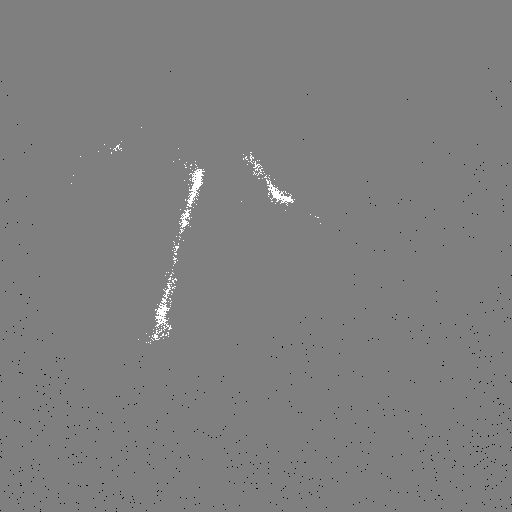
#> input picture RFP sequence/RFP sequence_002.tif, 512 x 512 px; its folder holds 4 pictures in this run
$ jupyter execute --allow-errors main.ipynb   (shell and % lines are left out)
#> lines starting #> are read from the running program, lines starting #| are printed output that depends on the picture
Import packages

[cell 1]
import numpy as np
import scipy.signal as signal
import matplotlib.pyplot as plt
import cv2
import glob
import scipy
from scipy import ndimage

Help functions

[cell 2]
# gaussian kernel
def Gauss_kernel(sigma=1):
    h1 = 5
    h2 = 5
    x, y = np.mgrid[0:h1, 0:h2]
    x = x-h1/2
    y = y-h2/2
    g = np.exp(-(x**2 + y**2) / (2*sigma**2))
    return g / g.sum()


# divergence
def div(sx, sy):
    nx, junk = np.gradient(sx)
    junk, ny = np.gradient(sy)
    return nx+ny


# zeros crossing
def zerocrossing(contour):
    out = list()
    for i in range(np.shape(contour)[0]-1):
        for j in range(np.shape(contour)[1]-1):
            if (contour[i, j] > 0) and ((contour[i-1, j]*contour[i+1, j] < 0) or (contour[i, j-1]*contour[i, j+1] < 0)):
                out.append([i, j])
    out = np.asarray(out)
    return out


# delete duplicates from list
def unique(iner):
    output = list()
    for i in iner:
        if i not in output:
            output.append(i)
    return output


# define pixel intensity threshold based on cut-off threshold or ratio threshold
def thresholding(pic, expert, value):
    if expert == 0:
        threshold = value
    elif expert == 1:
        img = pic.flatten()
        img = np.sort(img)
        threshold = img[int(len(img)*value)]
    return threshold


# decide whether use y=kx+b or x=ky+b by performing least square
def lineardecision(x, y):
    p1 = np.polyfit(x, y, 1)
    _y = np.polyval(p1, x)
    error1 = np.sum((y-_y)**2)
    p2 = np.polyfit(y, x, 1)
    _x = np.polyval(p2, y)
    error2 = np.sum((x-_x)**2)
    if error1 <= error2:
        flag = 1
        return [flag, p1]
    else:
        flag = 2
        return [flag, p2]


# level-set method function
def levelset(dt, I, box, max_iter, flag):
    c0 = 5*flag
    row, col = I.shape
    phi = c0 * np.ones((row, col))
    phi[box > 0] = -c0
    area_record = list()
    phi_record = list()

    # calculate edge indicator g
    G = Gauss_kernel()
    conv = signal.convolve(I, G, mode='same')
    Ix, Iy = np.gradient(conv)
    g = 1 / (1 + Ix ** 2 + Iy ** 2)
    gx, gy = np.gradient(g)

    # level-set evolution
    for i in range(max_iter):
        # gradient of phi
        gradphix, gradphiy = np.gradient(phi)
        # magnitude of gradient of phi
        absgradphi = np.sqrt(gradphix ** 2 + gradphiy ** 2)

        part1 = g * div(gradphix, gradphiy)
        part2 = gx * gradphix + gy * gradphiy
        part3 = g * absgradphi
        L = part1 + part2 + part3
        phi = phi + dt * L
        if (i % 10 == 0):
            area_record.append(np.sum(phi > 0))
            phi_record.append(phi)

    area_record = np.asarray(area_record)
    da = (area_record[1:] - area_record[:-1]) / area_record[:-1]
    ind = np.max(np.argpartition(da, 5)[:5])
    phi = phi_record[ind]
    phi[phi >= 0] = 0
    phi[phi < 0] = -1
    label, num_features = ndimage.label(phi)
    result = list()
    for i in range(1, num_features + 1):
        temp = np.sum(label == i)
        result.append(temp)

    n = np.argmax(result) + 1
    label[label == n] = -1
    label[label >= 0] = 1

    return label

Image preprocessing

[cell 3]
# read images
filenames = glob.glob('RFP sequence/*.tif')
filenames.sort()

# pick slice
n = 1
I = plt.imread(filenames[n])
#> I is the input picture: shape (512, 512) uint16; min 2009, max 2419, mean 2131.2
plt.imshow(I, 'gray')

# preprocessing
I = I / np.max(I) * 255
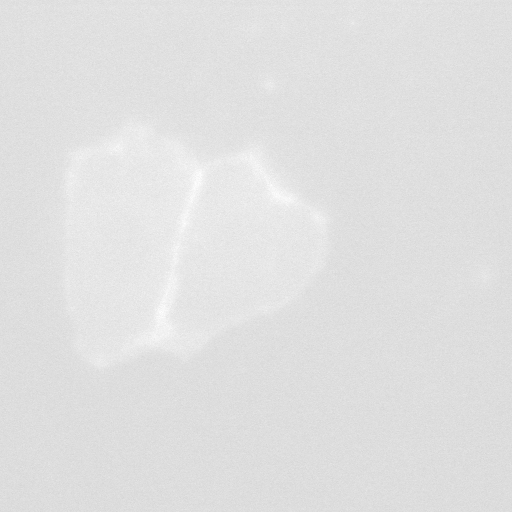
#> I: shape (512, 512) float64; min 211.8, max 255, mean 224.7
I2 = np.copy(I)
I[I < (np.min(I)/0.917)] = 0
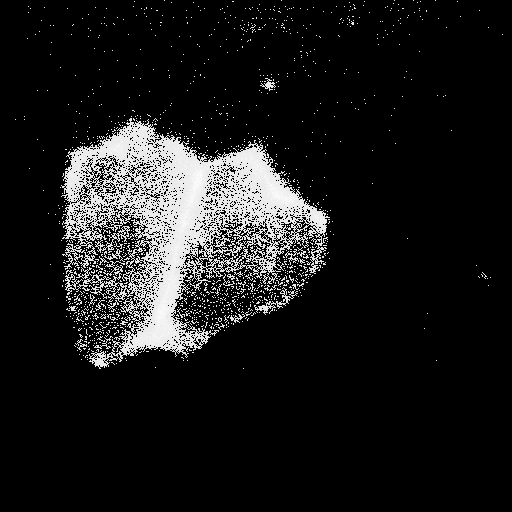
#> I: shape (512, 512) float64; min 0, max 255, mean 26.7
G = Gauss_kernel()
I = signal.convolve(I, G, mode='same')
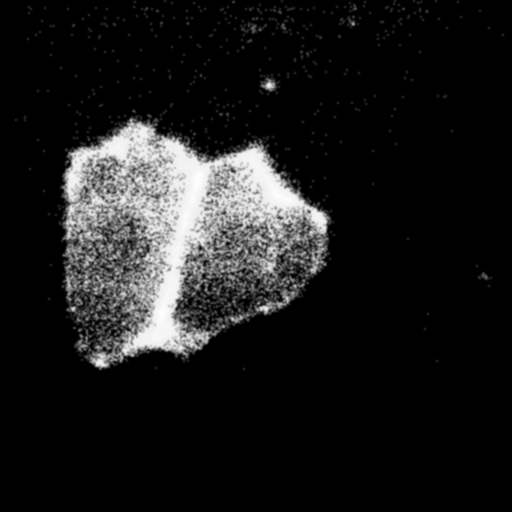
#> I: shape (512, 512) float64; min -1.28e-13, max 250.5, mean 26.7; drawn with min black and max white
plt.figure()
plt.imshow(I, 'gray')
plt.show()
np.save('middle-act/preprocessing.npy', I)
np.save('middle-act/sample.npy', I2)

The gameboard here is to manually initialize the starting box
in order to avoid the noise which cannot be removed automatically

[cell 4]

class board:
    def __init__(self, image):
        self.flag = 0
        self.image = image
        self.plist = list()
        self.fig = plt.figure()
        plt.imshow(image, cmap='bone')
        self.fig.canvas.mpl_connect('button_press_event', self.onpress)
        self.fig.canvas.mpl_connect('button_release_event', self.onrelease)
        self.fig.canvas.mpl_connect('motion_notify_event', self.onmotion)

    def onpress(self, event):
        if (event.button == 1):
            self.flag = 1
        if (event.button == 3):
            self.flag = 2

    def onrelease(self, event):
        self.flag = 0

    def onmotion(self, event):
        if self.flag == 1:
            self.plist.append([int(event.xdata), int(event.ydata)])
            self.update()

        if self.flag == 2:
            try:
                self.plist.remove([int(event.xdata), int(event.ydata)])
                self.update()
            except:
                pass

    def getpoint(self):
        return self.plist

    def update(self):
        plt.cla()
        plt.xticks(range(0, 1000, 50))
        plt.yticks(range(0, 1000, 50))
        plt.imshow(self.image, cmap='bone')
        tx = [i[0] for i in self.plist]
        ty = [i[1] for i in self.plist]
        plt.plot(tx, ty, 'ro')
        self.fig.canvas.draw()

I = np.load('middle-act/preprocessing.npy')
TEST = board(I)
plt.show()
point = TEST.getpoint()

[cell 5]

point = np.asarray(point)
mask = np.zeros(I.shape)
#> (the rest of this cell did not finish here and is left out)

Boundary detection of the cluster

[cell 6]
I = np.load('middle-act/preprocessing.npy')
box = np.load('middle-act/gameboard.npy')
#> (reads middle-act/gameboard.npy from the repository)

# level-set evolution
label = levelset(1, I, box, 300, 1)
plt.imshow(I, 'gray')
plt.contour(label, 0, colors='r', linewidths=2)
plt.show()
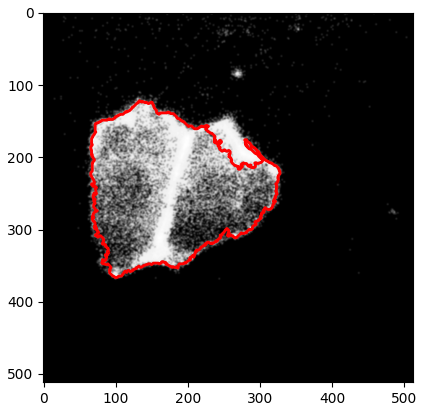
#> figure drawn by matplotlib, 1 panel
np.save('middle-act/level_set.npy', label)

New method of dividing the cluster into two cells

[cell 7]
label = np.load('middle-act/level_set.npy')
I = np.load('middle-act/sample.npy')
I2 = np.copy(I)
I[label > 0] = 0
xo, yo = np.where(I > 0)

# rescale
need = I[I > 0]
nmax = max(need)
nmin = min(need)
distance = 180
for j in range(len(I)):
    for k in range(len(I)):
        if I[j, k] > 0:
            I[j, k] = I[j, k]*(distance/(nmax-nmin)) + 255 - (distance*nmax)/(nmax-nmin)

zc = zerocrossing(label)

# Sobel edge detection
I[I < 170] = 0
dx = ndimage.sobel(I, 0)  # horizontal derivative
dy = ndimage.sobel(I, 1)  # vertical derivative
new = np.hypot(dx, dy)  # magnitude
label2, num_features = scipy.ndimage.label(new)
for i in range(1, num_features + 1):
    temp = np.sum(label2 == i)
    if temp >= 10:
        label2[label2 == i] = -1

label2[label2 >= 0] = 1
xn, yn = np.where(label2 < 0)

# acquire points far from the zero-crossing points
index = []
for j in range(len(xn)):
    if np.min(np.sqrt((yn[j]-zc[:, 1])**2 + (xn[j]-zc[:, 0])**2)) > 25:
        index.append([xn[j], yn[j]])

index = unique(index)
index = np.asarray(index)
blank = np.zeros((np.shape(I)))
blank[index[:, 0], index[:, 1]] = 1
label2, num_features = ndimage.label(blank)
for i in range(1, num_features + 1):
    temp = np.sum(label2 == i)
    if temp >= 20:
        label2[label2 == i] = -1

label2[label2 >= 0] = 1
xb, yb = np.where(label2 < 0)

# linear regression
[flag, p] = lineardecision(xb, yb)
swing = []
if flag == 1:
    for j in range(len(xo)):
        if np.abs(np.polyval(p, xo[j])-yo[j]) < 1:
            swing.append([xo[j], yo[j]])
else:
    for j in range(len(yo)):
        if np.abs(np.polyval(p, yo[j])-xo[j]) < 1:
            swing.append([xo[j], yo[j]])

swing = unique(swing)
swing = np.asarray(swing)

# which side of the line are you in?
liberal = []
republican = []
for i, j in enumerate(zc):
    if flag == 1:
        if np.polyval(p, j[0])-j[1] > 0:
            liberal.append(j)
        else:
            republican.append(j)
    else:
        if np.polyval(p, j[1])-j[0] > 0:
            liberal.append(j)
        else:
            republican.append(j)

liberal = np.asarray(liberal)
republican = np.asarray(republican)
blue = np.concatenate((liberal, swing))
red = np.concatenate((republican, swing))
Hillary = [np.mean(blue[:, 0]), np.mean(blue[:, 1])]
Donald = [np.mean(red[:, 0]), np.mean(red[:, 1])]
plt.imshow(I2, 'gray')
if flag == 1:
    plt.plot(np.polyval(p, xo), xo, '.y')
else:
    plt.plot(yo, np.polyval(p, yo), '.y')

plt.plot(liberal[:, 1], liberal[:, 0], '.b')
plt.plot(republican[:, 1], republican[:, 0], '.r')
plt.plot(Hillary[1], Hillary[0], 'ob')
plt.plot(Donald[1], Donald[0], 'or')
plt.show()
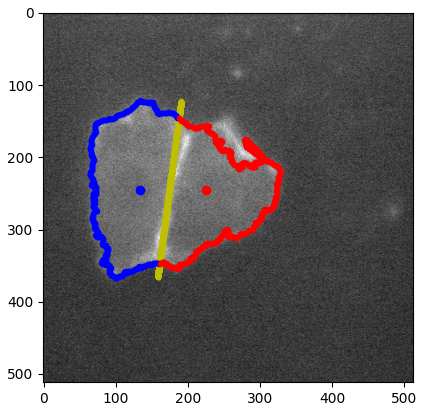
#> figure drawn by matplotlib, 1 panel

#> (the rest of this cell did not finish here and is left out)
